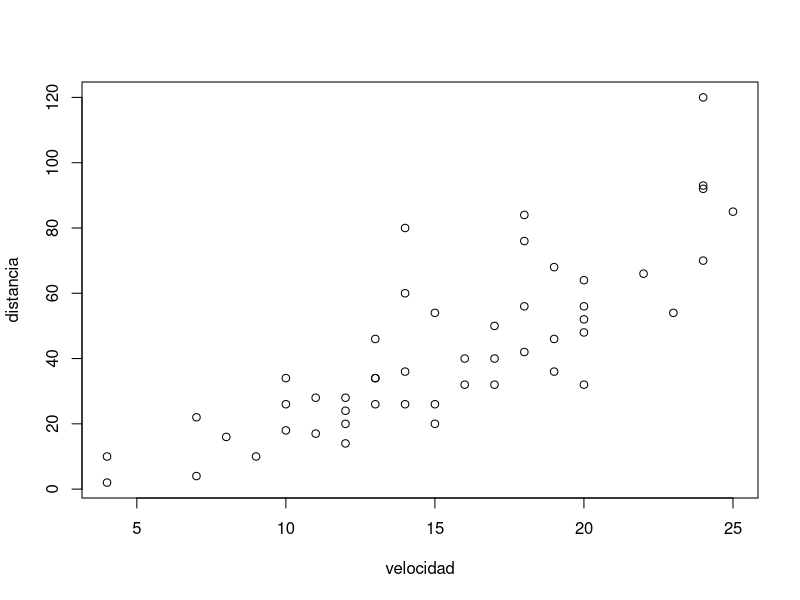

Recreate this plot in R.
## ---- chunk 1
knitr::opts_chunk$set(echo = TRUE)
## ---- chunk 2
5*3+6

5*(3+6)

## ---- chunk 3
A <- 1
## ---- chunk 4
A 
A+6
## ---- chunk 5
B = 2
B
## ---- chunk 6
A <- B
A      # Ahora A toma el valor de B, y B continúa conservando el mismo valor
B
## ---- chunk 7
    Sys.Date()
## ---- chunk 8
    head(mtcars)
## ---- chunk 9

    # asignación variables
    velocidad <- cars$speed
    distancia <- cars$dist

    # crear un gráfico de tipo scatter plot (diagrama de dispersión )
    plot(velocidad, distancia)
     

## ---- chunk 10
paste("Pega", "estas", 4, "palabras", sep = " ")

#Puedo concatenar caracteres almacenados en objetos
A= 'nombre'
B= 'apellido'
C= 'ciudad'
paste(A, B, C, sep = "**")

# Paste0 pega los caracteres sin separador
paste0(A, B, C)

1:5

sum(1:5)

mean(1:5, na.rm = TRUE)
## ---- chunk 11
x=10
is.numeric(x)

## ---- chunk 12
x <- 2

class(x)

## ---- chunk 13
y <- 2L
y
class(y)
## ---- chunk 14
x <- 2.7
class(x)
y <- 3L
class(y)


## ---- chunk 15
# Redefinimos los valores A y B
A <- 10
B <- 20

# Realizamos comparaciones lógicas
A >  B
A >= B
A <  B
A <= B
A == B
A != B

C <- A != B
C
## ---- chunk 16
x <- 2.7
y <-3L
z <- x==y
z
class(z)

## ---- chunk 17
TRUE*4
FALSE*2

## ---- chunk 18
# dos es igual a 3?
2==3

# dos es distinto de tres? (tener presente que el ! 
# precediendo al igual quiere decir que es lo inverso 
# al igual, es decir, distinto)
2!=3
#dos es menor que tres?
2<3

## ---- chunk 19
#juan es igual a pedro? (hablamos del texto)
'juan'=='pedro'

# el texto jose es igual a jose?
'jose'=='jose'

#dos es igual a dos?
2==2

## ---- chunk 20
# a es menor que b?
'a'<'b'

# a es mayor que 8?
'a'>8

# a es igual a 1?
'a'==1

## ---- chunk 21
nombre <- 'jose miguel'
no_es_numero <- '2'
no_es_numero
class(no_es_numero)


nchar(x)

## ---- chunk 22
nchar('hola')

nchar(5)

nchar(1532)



## ---- chunk 23
fecha1 <- as.Date('2020-01-31')
fecha1

class(fecha1)

as.numeric(fecha1)


## ---- chunk 24
fecha2 <- as.POSIXct('2020-01-31 11:15')
fecha2
as.numeric(fecha2)
class(fecha2)
## ---- chunk 25
numeros <- c(1,2,5,7)
numeros
class(numeros)
textos <- c('juan','eliana','maria')
class(textos)
textos
logicos <- c(TRUE, FALSE, TRUE)
class(logicos)
is.numeric(numeros)
is.logical(textos)
is.character(textos)

## ---- chunk 26

unico <- c('aula')
unico
class(unico)

errado <- c('texto', 1)
errado
class(errado)
## ---- chunk 27


errado <- c('texto', 1)
errado
class(errado)
#aplicó la coercion
